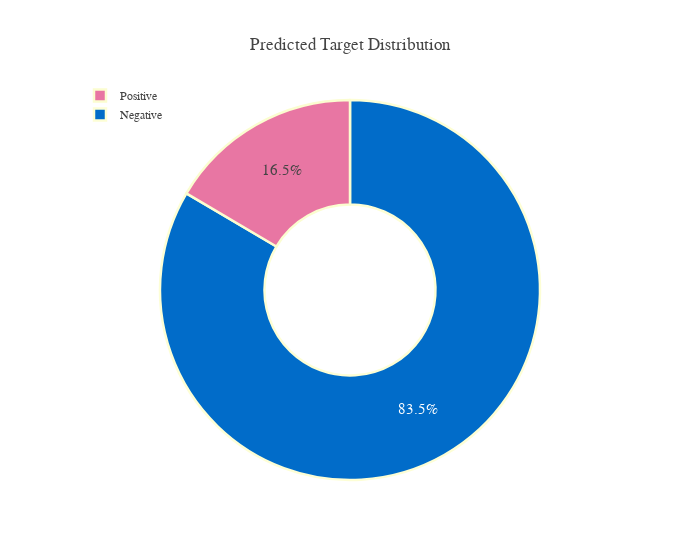

Notebook source saved alongside this figure:
### Code cell
# test_df = pd.DataFrame({Config.row_id: test[Config.row_id], 'prediction': test_predictions})

df = pd.DataFrame(data={'Target':test_df[Config.target].apply(lambda x: 1 if x>0.25 else 0)})
df = df.Target.value_counts(normalize=True)
df.rename(index={1:'Positive', 0:'Negative'}, inplace=True)

#pal, color=['#016CC9','#DEB078'], ['#8DBAE2','#EDD3B3']
fig=go.Figure()

fig.add_trace(go.Pie(labels=df.index, values=df*100, hole=.45,
                     showlegend=True,sort=False,
                     marker=dict(colors=color_palette['Bin'],line=dict(color=pal,width=2.5)),
                     hovertemplate = "%{label}: %{value:.2f}%<extra></extra>"))

fig.update_layout(template=plotly_template, title='Predicted Target Distribution',
                  legend=dict(traceorder='reversed',y=1.05,x=0),
                  uniformtext_minsize=15, uniformtext_mode='hide',width=700)
fig.show()

### Figure 1 — Plotly figure (JSON) as saved in the notebook; plotly's stock layout.template omitted (floating-point values rounded to 4 significant figures)
{"data": [{"hole": 0.45, "hovertemplate": "%{label}: %{value:.2f}%<extra></extra>", "labels": ["Negative", "Positive"], "marker": {"colors": ["#016CC9", "#E876A3"], "line": {"color": ["#fdfed5", "#fbfdd0", "#f9fdcb", "#f7fcc6", "#f4fbc1", "#f2fabc", "#f0f9b7", "#edf8b2", "#eaf7b1", "#e6f5b2", "#e1f3b2", "#dcf1b2", "#d7efb3", "#d3eeb3", "#ceecb3", "#c9eab4", "#c4e8b4", "#bbe4b5", "#b2e1b6", "#a9ddb7", "#a0dab8", "#97d6b9", "#8ed3ba", "#85cfba", "#7ecdbb", "#76cabc", "#6fc7bd", "#67c4be", "#5fc1c0", "#57bec1", "#50bbc2", "#48b9c3", "#40b5c4", "#3db2c4", "#39adc3", "#34a9c3", "#2fa4c2", "#2b9fc2", "#269bc1", "#2296c1", "#1d91c0", "#1d8dbe", "#1e86bb", "#1f80b8", "#1f7ab5", "#2073b2", "#216daf", "#2166ac", "#2260a9", "#225ca7", "#2356a4", "#2351a2", "#234c9f", "#24479d", "#24419a", "#243c98", "#253795", "#243392", "#21308b", "#1d2e83", "#192b7c", "#162874", "#12256d", "#0e2265", "#0b1f5e"], "width": 2.5}}, "showlegend": true, "sort": false, "type": "pie", "values": [83.49, 16.51]}], "layout": {"legend": {"traceorder": "reversed", "x": 0, "y": 1.05}, "title": {"text": "Predicted Target Distribution"}, "uniformtext": {"minsize": 15, "mode": "hide"}, "width": 700}}
